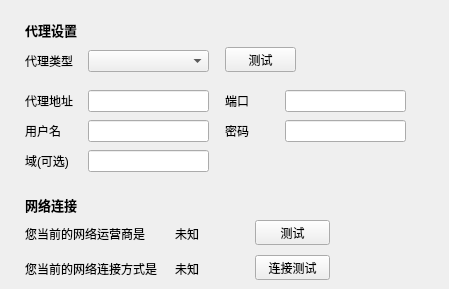
   <widget class="QWidget" name="ten">
    <widget class="TTKThemeLineLabel" name="setProxyWidget">
     <property name="geometry">
      <rect>
       <x>25</x>
       <y>20</y>
       <width>415</width>
       <height>20</height>
      </rect>
     </property>
     <property name="styleSheet">
      <string notr="true">background-color:transparent;
font-size:13px;
font-weight:bold;</string>
     </property>
     <property name="text">
      <string>代理设置</string>
     </property>
    </widget>
    <widget class="QComboBox" name="proxyTypeComboBox">
     <property name="geometry">
      <rect>
       <x>88</x>
       <y>50</y>
       <width>121</width>
       <height>22</height>
      </rect>
     </property>
    </widget>
    <widget class="QLabel" name="proxyTypeLabel">
     <property name="geometry">
      <rect>
       <x>25</x>
       <y>50</y>
       <width>61</width>
       <height>21</height>
      </rect>
     </property>
     <property name="text">
      <string>代理类型</string>
     </property>
     <property name="alignment">
      <set>Qt::AlignLeading|Qt::AlignLeft|Qt::AlignVCenter</set>
     </property>
    </widget>
    <widget class="QPushButton" name="proxyTypeTestButton">
     <property name="geometry">
      <rect>
       <x>225</x>
       <y>47</y>
       <width>71</width>
       <height>25</height>
      </rect>
     </property>
     <property name="text">
      <string>测试</string>
     </property>
    </widget>
    <widget class="QLabel" name="proxyIpLabel">
     <property name="geometry">
      <rect>
       <x>25</x>
       <y>90</y>
       <width>61</width>
       <height>21</height>
      </rect>
     </property>
     <property name="text">
      <string>代理地址</string>
     </property>
     <property name="alignment">
      <set>Qt::AlignLeading|Qt::AlignLeft|Qt::AlignVCenter</set>
     </property>
    </widget>
    <widget class="QLineEdit" name="proxyIpEdit">
     <property name="geometry">
      <rect>
       <x>88</x>
       <y>90</y>
       <width>121</width>
       <height>22</height>
      </rect>
     </property>
    </widget>
    <widget class="QLabel" name="proxyPortLabel">
     <property name="geometry">
      <rect>
       <x>225</x>
       <y>90</y>
       <width>61</width>
       <height>21</height>
      </rect>
     </property>
     <property name="text">
      <string>端口</string>
     </property>
     <property name="alignment">
      <set>Qt::AlignLeading|Qt::AlignLeft|Qt::AlignVCenter</set>
     </property>
    </widget>
    <widget class="QLineEdit" name="proxyPortEdit">
     <property name="geometry">
      <rect>
       <x>285</x>
       <y>90</y>
       <width>121</width>
       <height>22</height>
      </rect>
     </property>
    </widget>
    <widget class="QLabel" name="proxyUsernameLabel">
     <property name="geometry">
      <rect>
       <x>25</x>
       <y>120</y>
       <width>61</width>
       <height>21</height>
      </rect>
     </property>
     <property name="text">
      <string>用户名</string>
     </property>
     <property name="alignment">
      <set>Qt::AlignLeading|Qt::AlignLeft|Qt::AlignVCenter</set>
     </property>
    </widget>
    <widget class="QLineEdit" name="proxyUsernameEdit">
     <property name="geometry">
      <rect>
       <x>88</x>
       <y>120</y>
       <width>121</width>
       <height>22</height>
      </rect>
     </property>
    </widget>
    <widget class="QLabel" name="proxyPwdLabel">
     <property name="geometry">
      <rect>
       <x>225</x>
       <y>120</y>
       <width>61</width>
       <height>21</height>
      </rect>
     </property>
     <property name="text">
      <string>密码</string>
     </property>
     <property name="alignment">
      <set>Qt::AlignLeading|Qt::AlignLeft|Qt::AlignVCenter</set>
     </property>
    </widget>
    <widget class="QLineEdit" name="proxyPwdEdit">
     <property name="geometry">
      <rect>
       <x>285</x>
       <y>120</y>
       <width>121</width>
       <height>22</height>
      </rect>
     </property>
    </widget>
    <widget class="TTKThemeLineLabel" name="netConnectionWidget">
     <property name="geometry">
      <rect>
       <x>25</x>
       <y>195</y>
       <width>415</width>
       <height>20</height>
      </rect>
     </property>
     <property name="styleSheet">
      <string notr="true">background-color:transparent;
font-size:13px;
font-weight:bold;</string>
     </property>
     <property name="text">
      <string>网络连接</string>
     </property>
    </widget>
    <widget class="QLabel" name="netConnectionTypeLabel">
     <property name="geometry">
      <rect>
       <x>25</x>
       <y>223</y>
       <width>131</width>
       <height>21</height>
      </rect>
     </property>
     <property name="text">
      <string>您当前的网络运营商是</string>
     </property>
     <property name="alignment">
      <set>Qt::AlignLeading|Qt::AlignLeft|Qt::AlignVCenter</set>
     </property>
    </widget>
    <widget class="QLabel" name="netConnectionWayLabel">
     <property name="geometry">
      <rect>
       <x>25</x>
       <y>258</y>
       <width>141</width>
       <height>21</height>
      </rect>
     </property>
     <property name="text">
      <string>您当前的网络连接方式是</string>
     </property>
     <property name="alignment">
      <set>Qt::AlignLeading|Qt::AlignLeft|Qt::AlignVCenter</set>
     </property>
    </widget>
    <widget class="QLabel" name="netConnectionWayValue">
     <property name="geometry">
      <rect>
       <x>175</x>
       <y>258</y>
       <width>70</width>
       <height>21</height>
      </rect>
     </property>
     <property name="text">
      <string>未知</string>
     </property>
     <property name="alignment">
      <set>Qt::AlignLeading|Qt::AlignLeft|Qt::AlignVCenter</set>
     </property>
    </widget>
    <widget class="QLabel" name="netConnectionTypeValue">
     <property name="geometry">
      <rect>
       <x>175</x>
       <y>223</y>
       <width>70</width>
       <height>21</height>
      </rect>
     </property>
     <property name="text">
      <string>未知</string>
     </property>
     <property name="alignment">
      <set>Qt::AlignLeading|Qt::AlignLeft|Qt::AlignVCenter</set>
     </property>
    </widget>
    <widget class="QPushButton" name="netConnectionTypeButton">
     <property name="geometry">
      <rect>
       <x>255</x>
       <y>220</y>
       <width>75</width>
       <height>25</height>
      </rect>
     </property>
     <property name="text">
      <string>测试</string>
     </property>
    </widget>
    <widget class="QPushButton" name="netCheckTypeButton">
     <property name="geometry">
      <rect>
       <x>255</x>
       <y>255</y>
       <width>75</width>
       <height>25</height>
      </rect>
     </property>
     <property name="text">
      <string>连接测试</string>
     </property>
    </widget>
    <widget class="QLabel" name="proxyAreaLabel">
     <property name="geometry">
      <rect>
       <x>25</x>
       <y>150</y>
       <width>61</width>
       <height>21</height>
      </rect>
     </property>
     <property name="text">
      <string>域(可选)</string>
     </property>
     <property name="alignment">
      <set>Qt::AlignLeading|Qt::AlignLeft|Qt::AlignVCenter</set>
     </property>
    </widget>
    <widget class="QLineEdit" name="proxyAreaEdit">
     <property name="geometry">
      <rect>
       <x>88</x>
       <y>150</y>
       <width>121</width>
       <height>22</height>
      </rect>
     </property>
    </widget>
   </widget>
